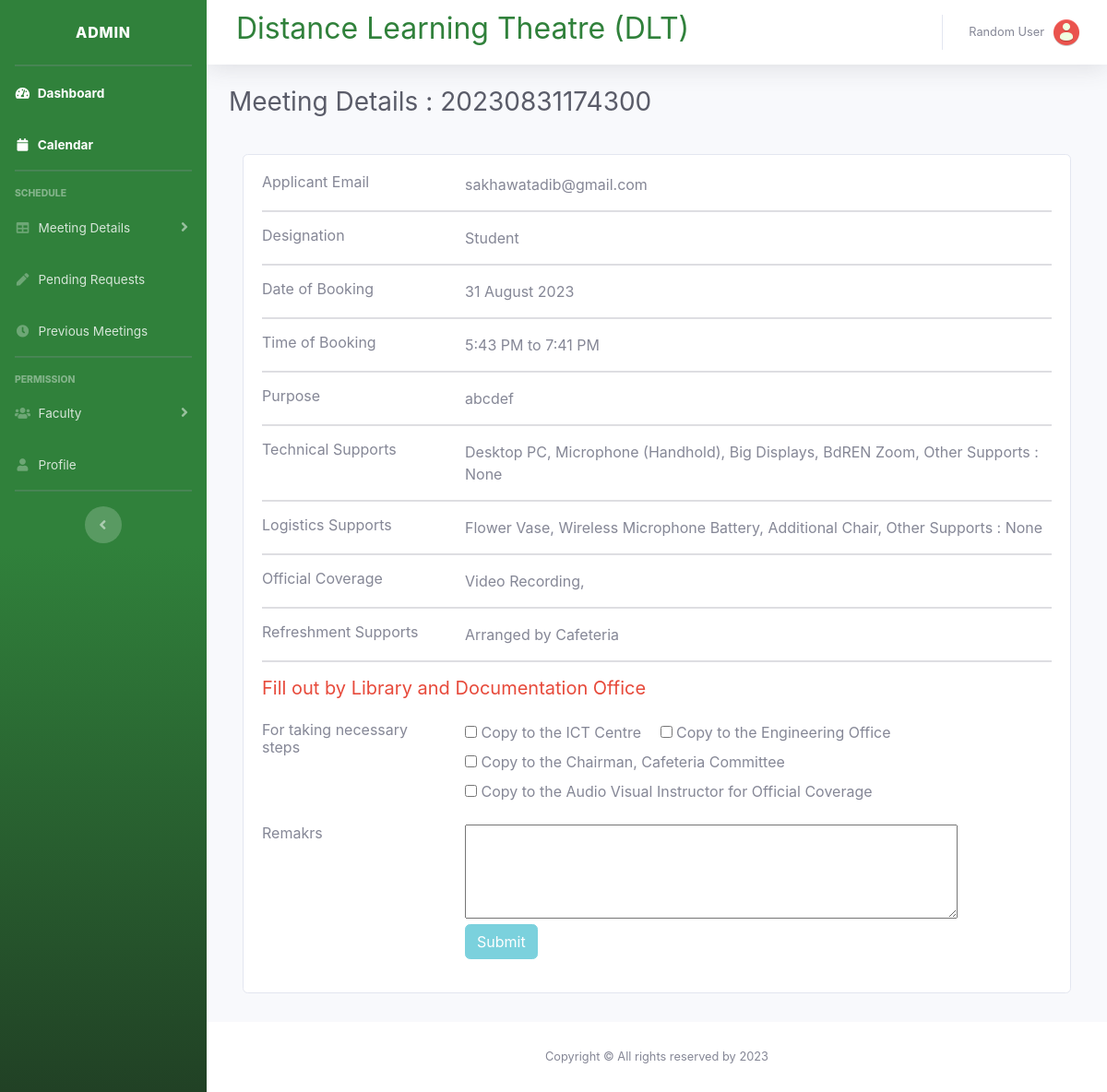
The app's page /admin/request_details.php?r_id=1&m_status=completed with its own data.
### tables this page shows
CREATE TABLE `meetings` (
  `id` int(11) NOT NULL,
  `applicant_name` varchar(255) NOT NULL,
  `application_date` date NOT NULL DEFAULT current_timestamp(),
  `designation` varchar(50) NOT NULL,
  `details` text NOT NULL,
  `meeting_date` date NOT NULL,
  `start_time` time NOT NULL,
  `end_time` time NOT NULL,
  `ict_help_reason` text DEFAULT NULL,
  `other_support` text DEFAULT NULL,
  `pc` tinyint(1) DEFAULT NULL,
  `glass_board` tinyint(1) DEFAULT NULL,
  `mic_wireless` tinyint(1) DEFAULT NULL,
  `mic_wire` tinyint(1) DEFAULT NULL,
  `big_displays` tinyint(1) DEFAULT NULL,
  `wifi` tinyint(1) DEFAULT NULL,
  `add_projector` tinyint(1) DEFAULT NULL,
  `bdren` tinyint(1) DEFAULT NULL,
  `table_cloth` tinyint(1) DEFAULT NULL,
  `vase` tinyint(1) DEFAULT NULL,
  `wireless_mic_bat` tinyint(1) DEFAULT NULL,
  `add_chair` tinyint(1) DEFAULT NULL,
  `add_mic` tinyint(1) DEFAULT NULL,
  `other` text DEFAULT NULL,
  `photography` tinyint(1) DEFAULT NULL,
  `video_recording` tinyint(1) DEFAULT NULL,
  `cafe` tinyint(1) DEFAULT NULL,
  `own_arrange` tinyint(1) DEFAULT NULL,
  `meeting_status` varchar(50) NOT NULL
);

### admin/functions.php (called while the page is built, shortened)
<?php
function escape($string)
{
    global $connection;
    return mysqli_real_escape_string($connection, trim($string));
}
function generateMeetingId($date, $time)
{
    $date = str_replace("-", "", $date);
    $time = str_replace(":", "", $time);
    $meeting_id = $date . $time;
    return $meeting_id;
}
?>

### admin/request_details.php (the view, shortened to what this page needs)
<?php include("includes/admin_header.php"); ?>
    <div id="wrapper">
        <?php include("includes/admin_sidebar.php"); ?>
        <div id="content-wrapper" class="d-flex flex-column">
            <div id="content">
                <?php include("includes/admin_topbar.php"); ?>
              <?php
              if (isset($_GET['r_id']) && isset($_GET['m_status'])) {
                $id = $_GET['r_id'];
                $m_status = $_GET['m_status'];
              }
              $query = "SELECT * FROM meetings WHERE id = {$id}";
              $select_meetings = mysqli_query($connection, $query);
              while ($row = mysqli_fetch_assoc($select_meetings)) {
                $applicant_email = escape($row['applicant_name']);
                $applicant_designation = escape($row['designation']);
                $meeting_date = escape($row['meeting_date']);
                $formatted_meeting_date = date("j F Y", strtotime($meeting_date));
                $start_time = escape($row['start_time']);
                $end_tmie = escape($row['end_time']);
                $booked_time = date("g:i A", strtotime($start_time)) . " to " . date("g:i A", strtotime($end_tmie));
                $meeting_purpose = escape($row['details']);
                $meeting_id = generateMeetingId($meeting_date, $start_time);
                $other_tech = escape($row['other_support']);
                $pc = escape($row['pc']);
                $glass_board = escape($row['glass_board']);
                $mic_wireless = escape($row['mic_wireless']);
                $mic_wire = escape($row['mic_wire']);
                $big_displays = escape($row['big_displays']);
                $wifi = escape($row['wifi']);
                $add_projector = escape($row['add_projector']);
                $bdren = escape($row['bdren']);
                $technical_supports = array(
                  "Desktop PC" => $pc,
                  "Glass Board" => $glass_board,
                  "Microphone (Wireless)" => $mic_wireless,
                  "Microphone (Handhold)" => $mic_wire,
                  "Big Displays" => $big_displays,
                  "Wi-Fi" => $wifi,
                  "Additional Projector" => $add_projector,
                  "BdREN Zoom" => $bdren
                );
                $technical_supports = array_filter($technical_supports);
                $table_cloth = escape($row['table_cloth']);
                $vase = escape($row['vase']);
                $wireless_mic_bat = escape($row['wireless_mic_bat']);
                $add_chair = escape($row['add_chair']);
                $add_mic = escape($row['add_mic']);
                $other_logi = escape($row['other']);
                $logistics_supports = array(
                  "Desk-Table Cloth" => $table_cloth,
                  "Flower Vase" => $vase,
                  "Wireless Microphone Battery" => $wireless_mic_bat,
                  "Additional Chair" => $add_chair,
                  "Additional Microphone" => $add_mic,
                );
                $logistics_supports = array_filter($logistics_supports);
                $photography = escape($row['photography']);
                $video_recording = escape($row['video_recording']);
                $official_coverage = array(
                  "Photography" => $photography,
                  "Video Recording" => $video_recording
                );
                $official_coverage = array_filter($official_coverage);
                $cafe = escape($row['cafe']);
                $own_arrange = escape($row['own_arrange']);
                $refreshment_supports = array(
                  "Arranged by Cafeteria" => $cafe,
                  "Arranged by Particular Department" => $own_arrange
                );
                $refreshment_supports = array_filter($refreshment_supports);
              }
              ?>
<div class="container">
   <h1 class="h3 mb-4 text-gray-800">Meeting Details : <?php echo $meeting_id ?> </h1>
    <div class="main-body">
          <div class="row gutters-sm">
            <div class="col-md-12">
              <div class="card mb-3">
                <div class="card-body">
                  <div class="row">
                    <div class="col-sm-3">
                      <h6 class="mb-0">Applicant Email</h6>
                    </div>
                    <div class="col-sm-9 text-secondary">
                      <?php echo $applicant_email ?>
                    </div>
                  </div>
                  <hr>
                  <div class="row mb-3">
                    <div class="col-sm-3">
                      <h6 class="mb-0">Designation</h6>
                    </div>
                    <div class="col-sm-9 text-secondary">
                      <?php echo $applicant_designation ?>
                    </div>
                  </div>
                  <hr>
                  <div class="row mb-3">
                    <div class="col-sm-3">
                      <h6 class="mb-0">Date of Booking</h6>
                    </div>
                    <div class="col-sm-9 text-secondary">
                    <?php echo $formatted_meeting_date ?>
                    </div>
                  </div>
                  <hr>
                  <div class="row mb-3">
                    <div class="col-sm-3">
                      <h6 class="mb-0">Time of Booking</h6>
                    </div>
                    <div class="col-sm-9 text-secondary">
                    <?php echo $booked_time ?>
                    </div>
                  </div>
                  <hr>
                  <div class="row mb-3">
                    <div class="col-sm-3">
                      <h6 class="mb-0">Purpose</h6>
                    </div>
                    <div class="col-sm-9 text-secondary">
                    <?php echo $meeting_purpose ?>
                    </div>
                  </div>
                  <hr>
                  <div class="row mb-3">
                    <div class="col-sm-3">
                      <h6 class="mb-0">Technical Supports</h6>
                    </div>
                    <div class="col-sm-9 text-secondary">
                    <?php
                    foreach ($technical_supports as $key => $value) {
                      if ($value == 1 || $value != null) {
                        echo $key . ", ";
                      }
                    }
                    echo "Other Supports : " . $other_tech;
                    ?>
                    </div>
                  </div>
                  <hr>
                  <div class="row mb-3">
                    <div class="col-sm-3">
                      <h6 class="mb-0">Logistics Supports</h6>
                    </div>
                    <div class="col-sm-9 text-secondary">
                    <?php
                    foreach ($logistics_supports as $key => $value) {
                      if ($value == 1 || $value != null) {
                        echo $key . ", ";
                      }
                    }
                    echo "Other Supports : " . $other_logi;
                    ?>
                    </div>
                  </div>
                  <hr>
                  <div class="row mb-3">
                    <div class="col-sm-3">
                      <h6 class="mb-0">Official Coverage</h6>
                    </div>
                    <div class="col-sm-9 text-secondary">
                    <?php
                    foreach ($official_coverage as $key => $value) {
                      if ($value == 1 || $value != null) {
                        echo $key . ", ";
                      }
                    }
                    ?>
                    </div>
                  </div>
                  <hr>
                  <div class="row mb-3">
                    <div class="col-sm-3">
                      <h6 class="mb-0">Refreshment Supports</h6>
                    </div>
                    <div class="col-sm-9 text-secondary">
                    <?php
                    foreach ($refreshment_supports as $key => $value) {
                      if ($value == 1 || $value != null) {
                        echo $key;
                      }
                    }
                    ?>
                    </div>
                  </div>
                  <form>
                    <hr>
                    <h5 class="mb-4 text-danger">Fill out by Library and Documentation Office</h5>
                    <div class="row mb-3">
                      <div class="col-sm-3">
                        <h6 class="mb-0">For taking necessary steps</h6>
                      </div>
                      <div class="col-sm-9 text-secondary">
                        <label class="mr-3">
                            <input type="checkbox" name="step" value="ict">
                            Copy to the ICT Centre
                        </label>
                        <label class="mr-3">
                            <input type="checkbox" name="step" value="engineering">
                            Copy to the Engineering Office
                        </label>
                        <label class="mr-3">
                            <input type="checkbox" name="step" value="committee">
                            Copy to the Chairman, Cafeteria Committee
                        </label>
                        <label class="mr-3">
                            <input type="checkbox" name="step" value="visual">
                            Copy to the Audio Visual Instructor for Official Coverage
                        </label>
                      </div>
                    </div>
                    <div class="row mb-3">
                      <div class="col-sm-3">
                        <h6 class="mb-0">Remakrs</h6>
                      </div>
                      <div class="col-sm-9 text-secondary">
                      <textarea id="remarks" name="remarks" rows="4" cols="50"></textarea>
                      <br>
                      <?php
                      if ($m_status == 'pending') {
                        echo "<input class='btn btn-info' type='submit' value='Submit'>";
                      } else {
                        echo "<input class='btn btn-info' type='submit' value='Submit' disabled>";
                      }
                      ?>
                      </div>
                    </div>
                  </form>
                </div>
              </div>
            </div>
          </div>
        </div>
    </div>
</div>
<?php include("includes/admin_footer.php"); ?>

### admin/css/customCss.css (style rules this page uses)
.main-body { padding: 15px; }
.gutters-sm { margin-right: -8px; margin-left: -8px; }
.gutters-sm > .col, .gutters-sm > [class*="col-"] { padding-right: 8px; padding-left: 8px; }

### records on screen
meetings: meeting_id "20230831174300", applicant_name "sakhawatadib@gmail.com", designation "Student", meeting_date "31 August 2023", booked_time "5:43 PM to 7:41 PM", details "abcdef", other_support "None", other "None"

### other values on screen
$key "Desktop PC"
$key "Microphone (Handhold)"
$key "Big Displays"
$key "BdREN Zoom"
$key "Flower Vase"
$key "Wireless Microphone Battery"
$key "Additional Chair"
$key "Video Recording"
$key "Arranged by Cafeteria"
